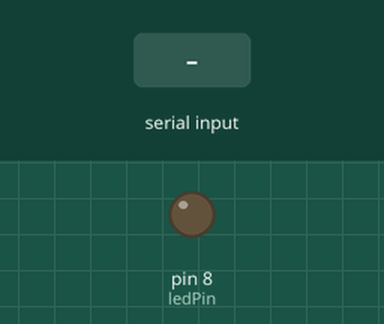
Simulated run of this sketch. Board: Arduino Uno, built with avr-gcc and run on an emulated ATmega328P. Parts: output pins drawn as LEDs (lit = HIGH). The inputs (shaded band) are chosen by the test bench.

Above: at 1.2 s.
1.3 s: "a" received over Serial
At 1.6 s:
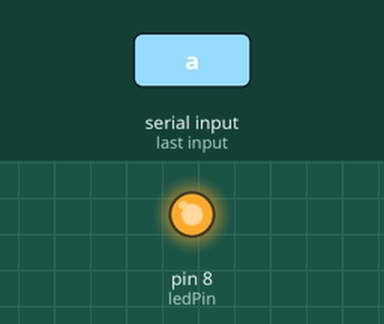
2.8 s: "b" received over Serial
At 3.9 s:
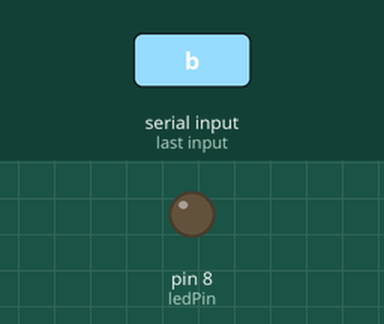
Timing chart, 0 to 5.8 s (numbered marks = the images above; inputs shaded):
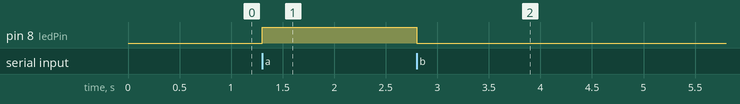

The sketch:

led_serial_control.ino
```cpp
char input;
int ledPin = 8;  // LED connected to pin 8

void setup() {
  Serial.begin(9600);       // Start serial communication
  pinMode(ledPin, OUTPUT);  // Set LED pin as output
}

void loop() {
  if (Serial.available() > 0) {
    input = Serial.read();  // Read incoming character

    if (input == 'a') {
      digitalWrite(ledPin, HIGH);  // Turn LED ON
    } else if (input == 'b') {
      digitalWrite(ledPin, LOW);   // Turn LED OFF
    }
  }
}
```

Measured:
- after the input at 1.3 s, pin 8 (ledPin): LOW → HIGH at once
- after the input at 2.8 s, pin 8 (ledPin): HIGH → LOW at once
